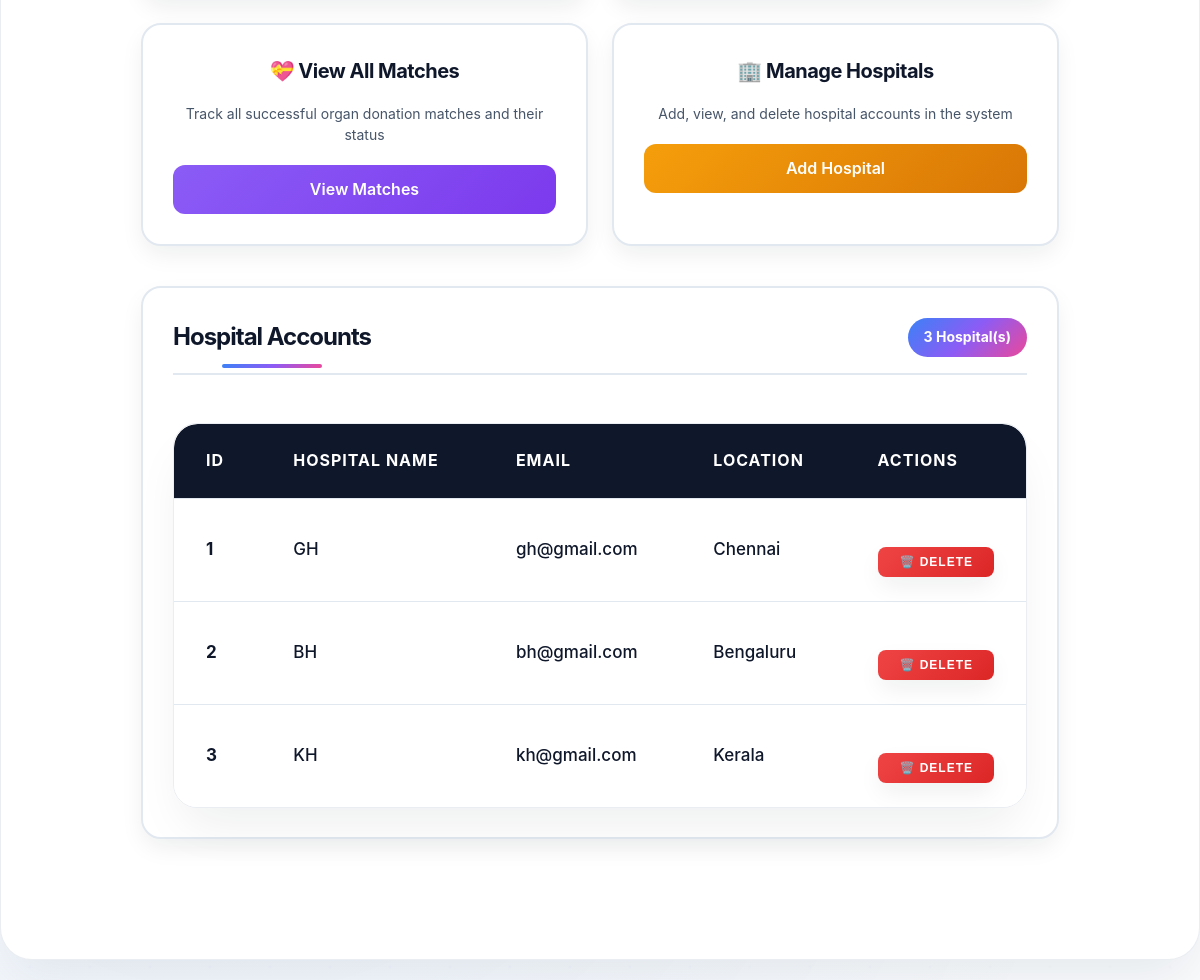
Page /manage_hospitals (signed in, lower part) on the earlier database version.
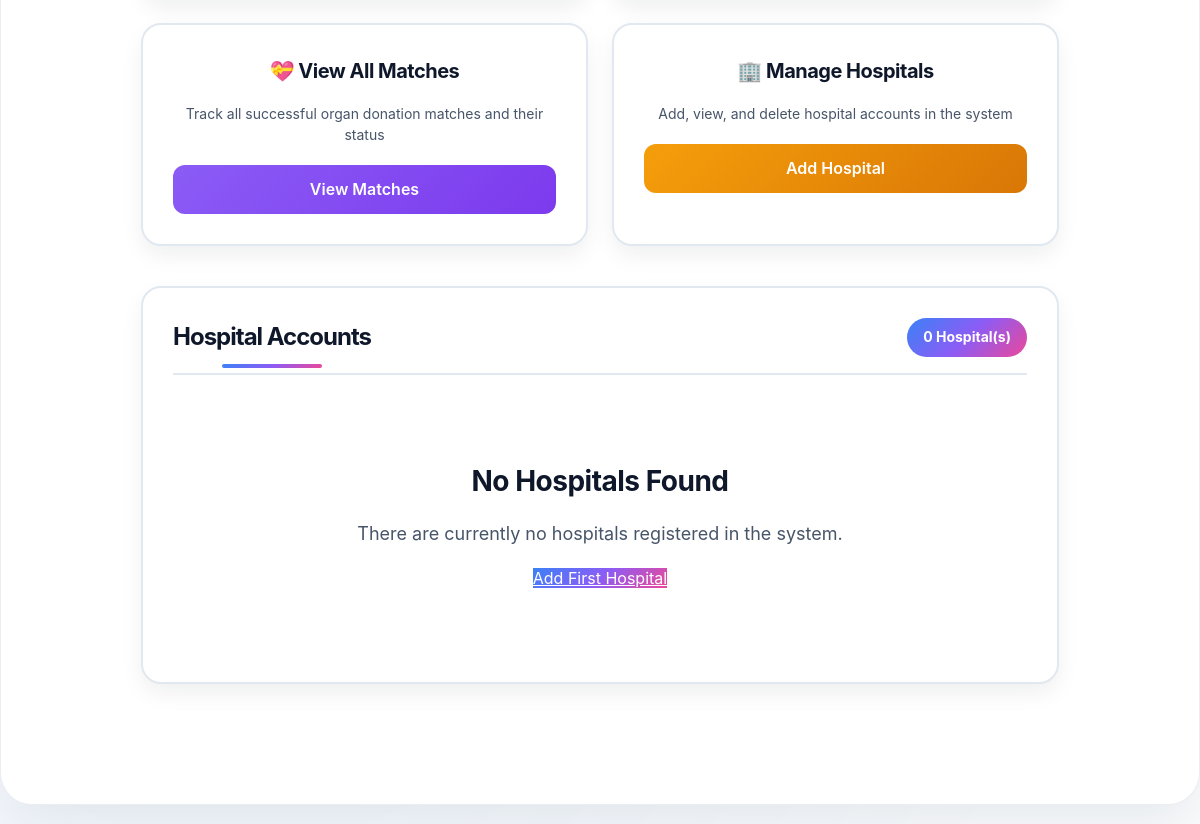
Same page on the later database version.
### tables this page shows
CREATE TABLE hospital (
        id INTEGER PRIMARY KEY AUTOINCREMENT,
        name TEXT,
        email TEXT UNIQUE,
        location TEXT,
        password TEXT
    );

### server/app.py (the view)
@app.route('/manage_hospitals', methods=['GET'])
def manage_hospitals():
    if 'admin' not in session:
        return redirect('/login')
    conn = sqlite3.connect(DB)
    c = conn.cursor()
    c.execute("SELECT id, name, email, location FROM hospital")
    hospitals = c.fetchall()
    conn.close()
    message = request.args.get('message')
    return render_template('manage_hospitals.html', hospitals=hospitals, message=message)

### client/templates/manage_hospitals.html (shortened to what this page needs)
<!DOCTYPE html>
<html>
<head>
    <link rel="stylesheet" href="../static/style.css">
</head>
<body>
<div class="container container-wide">
    <div class="admin-dashboard">
        <div class="admin-card">
            <h3>💝 View All Matches</h3>
            <p>Track all successful organ donation matches and their status</p>
            <a href="/admin_matches" class="btn btn-matches">View Matches</a>
        </div>
        <div class="admin-card">
            <h3>🏢 Manage Hospitals</h3>
            <p>Add, view, and delete hospital accounts in the system</p>
            <a href="/add_hospital" class="btn btn-hospitals">Add Hospital</a>
        </div>
    </div>
    <div class="hospital-table-container">
        <div class="table-header">
            <h2>Hospital Accounts</h2>
            <div class="hospital-count">{{ hospitals|length }} Hospital(s)</div>
        </div>
        {% if hospitals %}
        <div class="table-container">
            <table>
                <thead>
                    <tr>
                        <th>ID</th>
                        <th>Hospital Name</th>
                        <th>Email</th>
                        <th>Location</th>
                        <th>Actions</th>
                    </tr>
                </thead>
                <tbody>
                    {% for hospital in hospitals %}
                    <tr>
                        <td><strong>{{ hospital[0] }}</strong></td>
                        <td>{{ hospital[1] }}</td>
                        <td>{{ hospital[2] }}</td>
                        <td>{{ hospital[3] }}</td>
                        <td>
                            <form method="POST" action="/delete_hospital" style="display:inline;">
                                <button type="submit" class="delete-btn" onclick="return confirm('⚠️ Are you sure you want to delete {{ hospital[1] }}? This action cannot be undone!');">
                                    🗑️ Delete
                                </button>
                            </form>
                        </td>
                    </tr>
                    {% endfor %}
                </tbody>
            </table>
        </div>
        {% else %}
        <div style="text-align: center; padding: 60px 20px; color: var(--text-muted);">
            <h3>No Hospitals Found</h3>
            <p>There are currently no hospitals registered in the system.</p>
            <a href="/add_hospital" class="btn-primary" style="margin-top: 20px;">Add First Hospital</a>
        </div>
        {% endif %}
    </div>
</div>
</body>
</html>

Differences in the rows shown:
removed hospital: id "1", name "GH", email "gh@gmail.com", location "Chennai"
removed hospital: id "2", name "BH", email "bh@gmail.com", location "Bengaluru"
removed hospital: id "3", name "KH", email "kh@gmail.com", location "Kerala"
Other differences:
{{ hospitals|length }}: "3" → "0"
text no longer shown: "ID HOSPITAL NAME EMAIL LOCATION ACTIONS"
text now shown: "No Hospitals Found There are currently no hospitals registered in the system. Add First Hospital"
